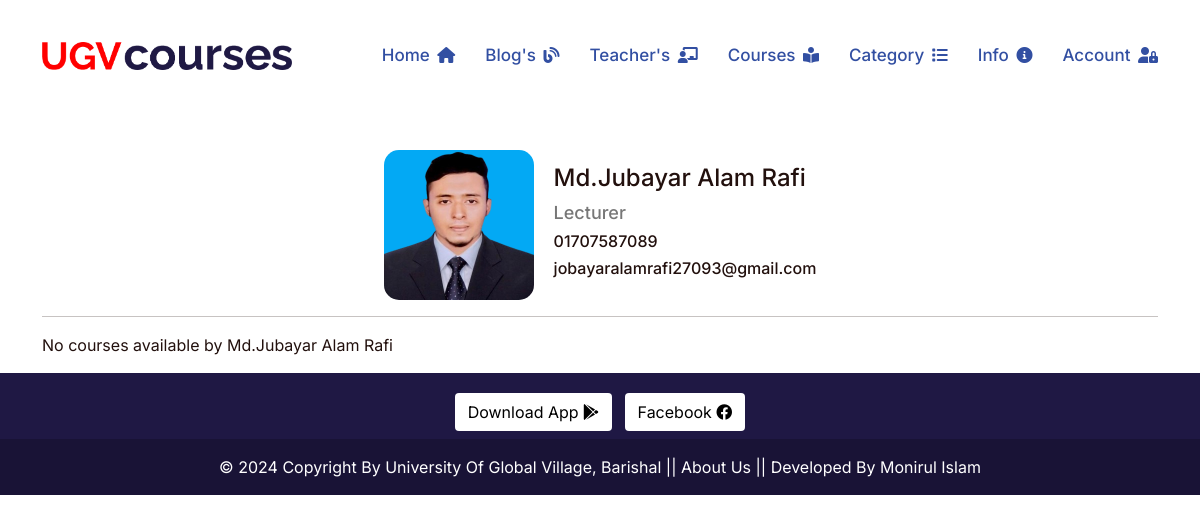
Page /author_details/mdjubayar-alam-rafi/ on the earlier database version.
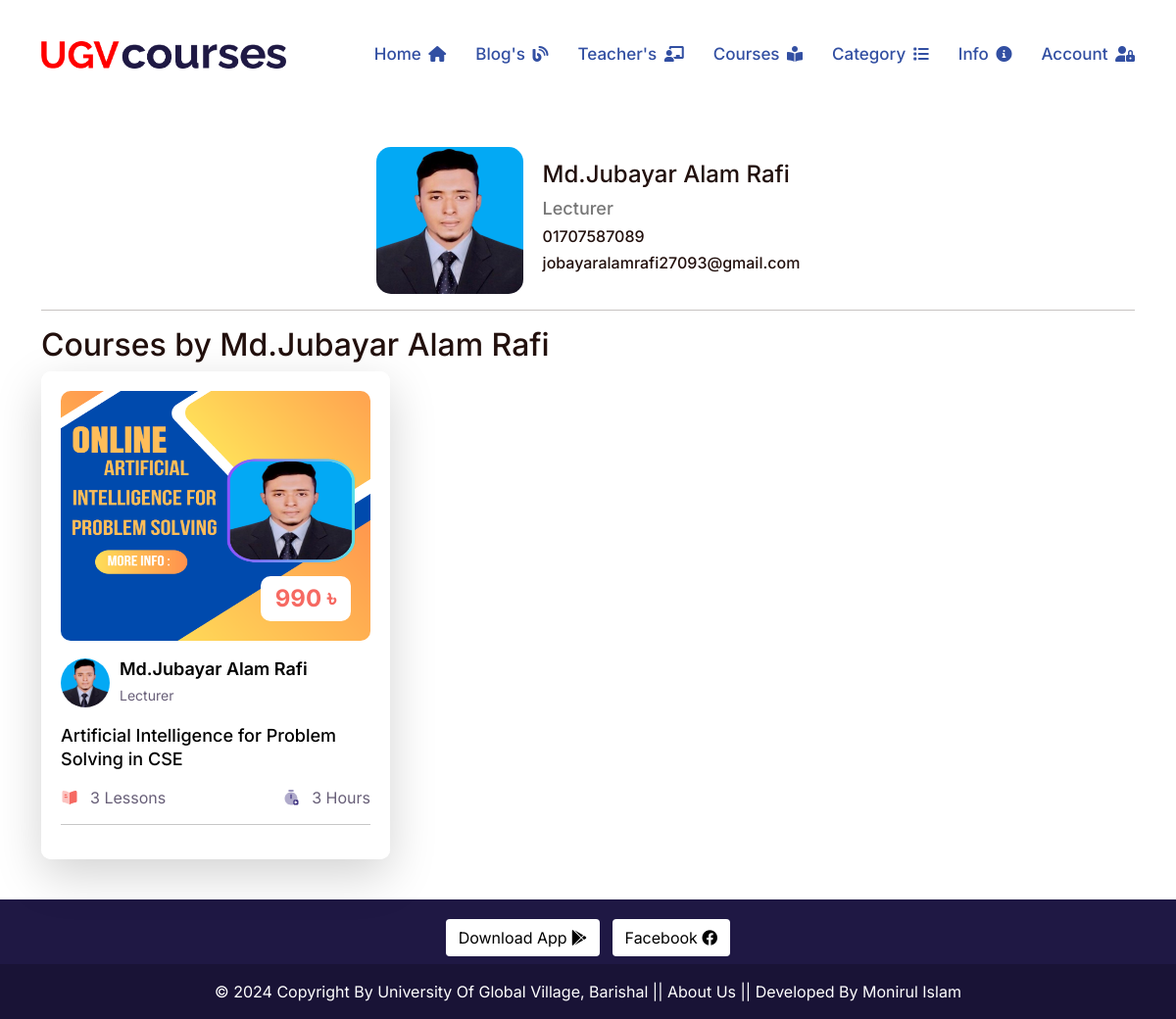
Same page on the later database version.
### lms/models.py (models this page shows, shortened)
class Author(models.Model):
    name = models.CharField(max_length=100, unique=True)
    image = models.ImageField(upload_to=UploadToPath('author_images/'))
    designation = models.CharField(max_length=150)
    phone_regex = RegexValidator(
        regex=r'^\+?1?\d{9,15}$',  # Example regex for international phone numbers
        message="Phone number must be entered in the format: '+999999999'. Up to 15 digits allowed."
    )
    phone_number = models.CharField(validators=[phone_regex], max_length=17, blank=True, null=True)
    email =models.EmailField(max_length=50)
    slug = models.SlugField(null=True, blank=True)

class Course(models.Model):
    ADVANCED = 'Advanced'
    INTERMEDIATE = 'Intermediate'
    BASIC = 'Basic'
    SKILL_CHOICES = [
        (ADVANCED,'Advanced'),
        (INTERMEDIATE,'Intermediate'),
        ( BASIC ,'Basic'),
    ]
    BANGLA = 'Bangla'
    ENGLISH = 'English'
    LANGUAGE_CHOOSE = [
        (BANGLA ,'Bangla'),
        (ENGLISH ,'English'),
    ]
    author = models.ForeignKey(Author, related_name='course_author', on_delete=models.CASCADE)
    category = models.ForeignKey(Category, related_name='course_category', on_delete=models.CASCADE)
    title = models.CharField(max_length=300, unique=True)
    slug = models.SlugField( max_length=350, null=True, blank=True)
    duration = models.PositiveIntegerField(default=0)
    skill_level = models.CharField(max_length=50, choices=SKILL_CHOICES, default=BASIC)
    language = models.CharField(max_length=20, choices=LANGUAGE_CHOOSE, default=BANGLA)
    course_details = RichTextField()
    banner = models.ImageField(upload_to=UploadToPath('courses_banner/'))
    price = models.PositiveIntegerField(default=0)
    created_date = models.DateTimeField(auto_now_add=True)

### lms/views.py (the view)
# urls.py: path('author_details/<slug:author_slug>/', author_details, name='author_details'),
def author_details(request, author_slug):
    author = get_object_or_404(Author, slug=author_slug)
    courses = author.course_author.all()
    context = {
        'author': author,
        'courses': courses,
    }
    return render(request, 'author_details.html', context)

### lms/context_processors.py (called while the page is built)
def get_all_categories(request):
    categories = Category.objects.all()
    category_counts = []
    for category in categories:
        course_count = Course.objects.filter(category=category).count()
        if course_count > 0:  # Only include non-empty categories
            category_counts.append({'category': category, 'course_count': course_count})
    context = {
        "categories":categories,
        "category_counts": category_counts,
    }
    return context

### templates/author_details.html (shortened to what this page needs)
{% extends 'base.html' %}
{% load static %}
{% block content %}
<div class="container">
<div  style="display: flex; align-items: center; justify-content: center;margin-top: 150px; ">
    <div style="flex-shrink: 0; margin-right: 20px;">
        <img style="width: 150px; height: 150px; border-radius: 10%; " src="{{ author.image.url }}" alt="{{ author.name }} Image">
    </div>
    <div>
        <h1 style="font-size: 24px; margin-bottom: 10px;">{{ author.name }}</h1>
        <h6 style="font-size: 18px; color: #777;">{{ author.designation }}</h6>
        <h6>{{ author.phone_number }}</h6>
        <h6>{{ author.email }} </h6>
    </div>
</div>
<hr>
{% if courses %}
    <h2>Courses by {{ author.name }}</h2>
    <div class="row">
        {% for course in courses %}
        {% include 'course_card.html' %}
        {% endfor %}
    </div>
{% else %}
    <p>No courses available by {{ author.name }}</p>
{% endif %}
</div>
{% endblock content %}

### templates/course_card.html (shortened to what this page needs)
{% load static %}
<div class="col-lg-4 col-md-6 d-flex ">
    <div class="course-box d-flex aos shadow-lg" data-aos="fade-up">
      <div class="product">
        <div class="product-img">
          <a href="{% url 'course_details' course.slug %}">
            <img
              class="img-fluid"
              style="width: 380px; height: 255px;"
              alt="{{course.title}}"
              src="{{course.banner.url}}"
            />
          </a>
          <div class="price">
            <h3>{{ course.price|default:"Free" }} &#2547;</h3>
          </div>
        </div>
        <div class="product-content">
          <div class="course-group d-flex">
            <div class="course-group-img d-flex">
                {% if course.author.slug %}
                    <a href="{% url 'author_details' course.author.slug %}">
                        <img src="{{ course.author.image.url }}" alt="{{ course.author.name }}" class="img-fluid" />
                    </a>
                    <div class="course-name">
                        <h4>
                            <a href="{% url 'author_details' course.author.slug %}">{{ course.author.name }}</a>
                        </h4>
                        <p>{{ course.author.designation }}</p>
                    </div>
                {% endif %}
            </div>
        </div>
          <h3 class="title instructor-text">
            <a href="{% url 'course_details' course.slug %}"
              >{{course.title}}</a
            >
          </h3>
          <div class="course-info d-flex align-items-center">
            <div class="rating-img d-flex align-items-center">
              <img
                src="{% static 'assets/img/icon/icon-01.svg' %}"
                alt
              />
              <p>{{course.videos.all.count }} Lessons</p>
            </div>
            <div class="course-view d-flex align-items-center">
              <img
                src="{% static 'assets/img/icon/icon-02.svg' %}"
                alt
              />
              <p>{{course.duration}} Hours</p>
            </div>
          </div>
        </div>
      </div>
    </div>
</div>

Differences in the rows shown:
added Course: banner (picture), price "990", author.image (picture), author.name "Md.Jubayar Alam Rafi", author.designation "Lecturer", title "Artificial Intelligence for Problem Solving in CSE", videos.all.count "3", duration "3"
Other differences:
text no longer shown: "No courses available by"
text now shown: "Courses by"
